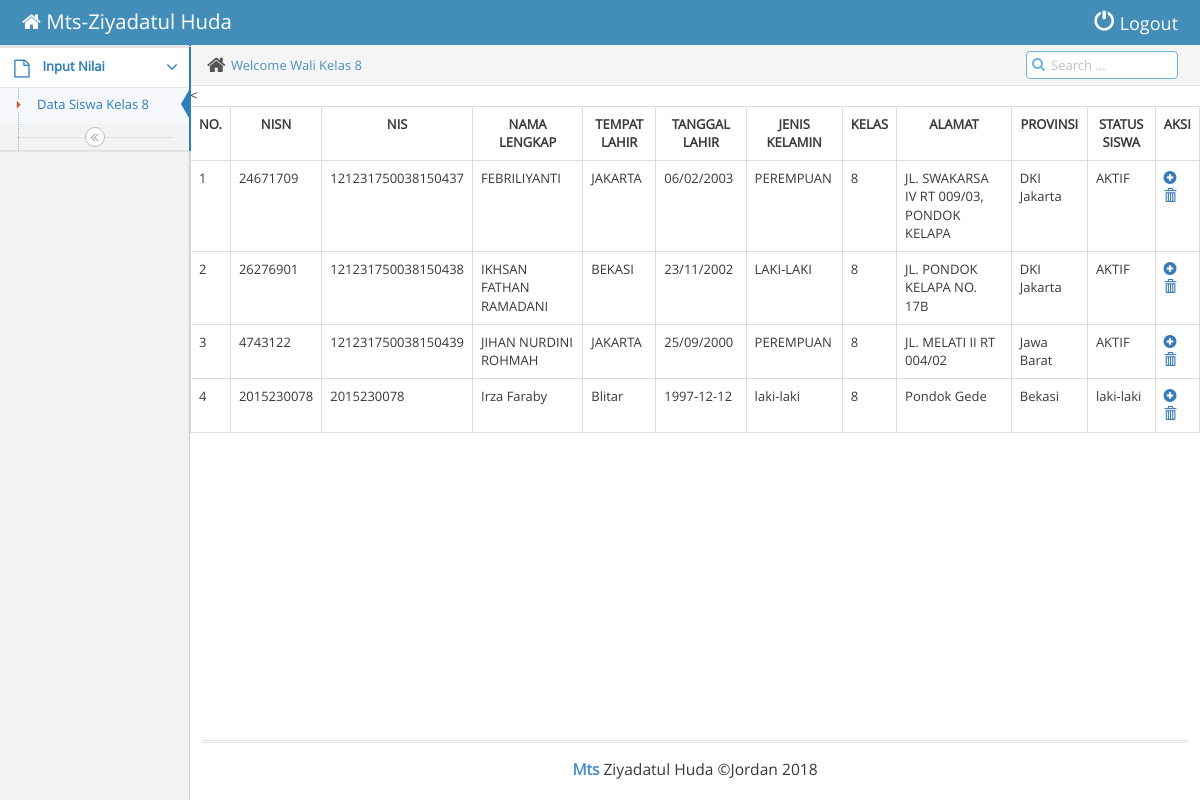
/walikelas/halaman_wali_kelas_8.php?page=siswa_kelas8, run on the app's committed database.
### tables this page shows
CREATE TABLE `siswa` (
  `id` int(5) NOT NULL,
  `nisn` varchar(10) NOT NULL,
  `nis` varchar(20) NOT NULL,
  `nama_siswa` varchar(50) NOT NULL,
  `tempat_lahir` varchar(50) NOT NULL,
  `tanggal_lahir` varchar(50) NOT NULL,
  `jenis_kelamin` varchar(20) NOT NULL,
  `kelas` int(2) NOT NULL,
  `alamat` text NOT NULL,
  `provinsi` varchar(50) NOT NULL,
  `status_siswa` varchar(10) NOT NULL
);

### admin/siswa_8.php (the view)
<?php
 include "../action/koneksi.php";
 ?>
 <<div class="table-responsive">
 		<table class="table table-bordered" id="" width="100%" cellspacing="0">
 	<tr>
					<th><center>NO.</th>
					<th><center>NISN</th>
					<th><center>NIS</th>
					<th><center>NAMA LENGKAP</th>
					<th><center>TEMPAT LAHIR</th>
					<th><center>TANGGAL LAHIR</th>
					<th><center>JENIS KELAMIN</th>
					<th><center>KELAS </th>
					<th><center>ALAMAT</th>
					<th><center>PROVINSI</th>
					<th><center>STATUS SISWA</th>
					<th><center>AKSI</th>
	</tr>
	<?php $urut = (isset($_GET['urut']) ? strtolower($_GET['urut']) : NULL);  ?>
				<?php
				if($urut){
					$sql = mysqli_query($koneksi, "SELECT * FROM siswa WHERE kelas=8");
				}else{
					$sql = mysqli_query($koneksi, "SELECT * FROM siswa WHERE kelas =8");
				}
				if(mysqli_num_rows($sql) == 0){
					echo '<tr><td colspan="8">Tidak ada data.</td></tr>';
				}else{
					$no = 1;
					while($row = mysqli_fetch_assoc($sql)){
						echo '
						<tr>
							<td>'.$no.'</td>
							<td>'.$row['nisn'].'</td>
							<td>'.$row['nis'].'</td>
							<td>'.$row['nama_siswa'].'</td>
							<td>'.$row['tempat_lahir'].'</td>
							<td>'.$row['tanggal_lahir'].'</td>
							<td>'.$row['jenis_kelamin'].'</td>
							<td>'.$row['kelas'].'</td>
							<td>'.$row['alamat'].'</td>
							<td>'.$row['provinsi'].'</td>
							<td>'.$row['status_siswa'].'</td>';
						echo '
							</td>
							<td>
								<a href="../walikelas/input_nilai.php?id='.$row['id'].'" title="Input Nilai"><span class="glyphicon glyphicon-plus-sign"></span></a>
								<a href="../action/hapus_siswa.php?aksi=delete&id='.$row['id'].'" title="Hapus Data" onclick="return confirm(\'Yakin?\')"><span class="glyphicon glyphicon-trash" aria-hidden="true"></span></a>
							</td>
						</tr>
						';
						$no++;
					}
				}
				?>
		</table>
</div>

### data on the page
siswa: nisn "24671709", nis "121231750038150437", nama_siswa "FEBRILIYANTI", tempat_lahir "JAKARTA", tanggal_lahir "06/02/2003", jenis_kelamin "PEREMPUAN", kelas "8", alamat "JL. SWAKARSA IV RT 009/03, PONDOK KELAPA", provinsi "DKI Jakarta", status_siswa "AKTIF"
siswa: nisn "26276901", nis "121231750038150438", nama_siswa "IKHSAN FATHAN RAMADANI", tempat_lahir "BEKASI", tanggal_lahir "23/11/2002", jenis_kelamin "LAKI-LAKI", kelas "8", alamat "JL. PONDOK KELAPA NO. 17B", provinsi "DKI Jakarta", status_siswa "AKTIF"
siswa: nisn "4743122", nis "121231750038150439", nama_siswa "JIHAN NURDINI ROHMAH", tempat_lahir "JAKARTA", tanggal_lahir "25/09/2000", jenis_kelamin "PEREMPUAN", kelas "8", alamat "JL. MELATI II RT 004/02", provinsi "Jawa Barat", status_siswa "AKTIF"
siswa: nisn "2015230078", nis "2015230078", nama_siswa "Irza Faraby", tempat_lahir "Blitar", tanggal_lahir "1997-12-12", jenis_kelamin "laki-laki", kelas "8", alamat "Pondok Gede", provinsi "Bekasi", status_siswa "laki-laki"
